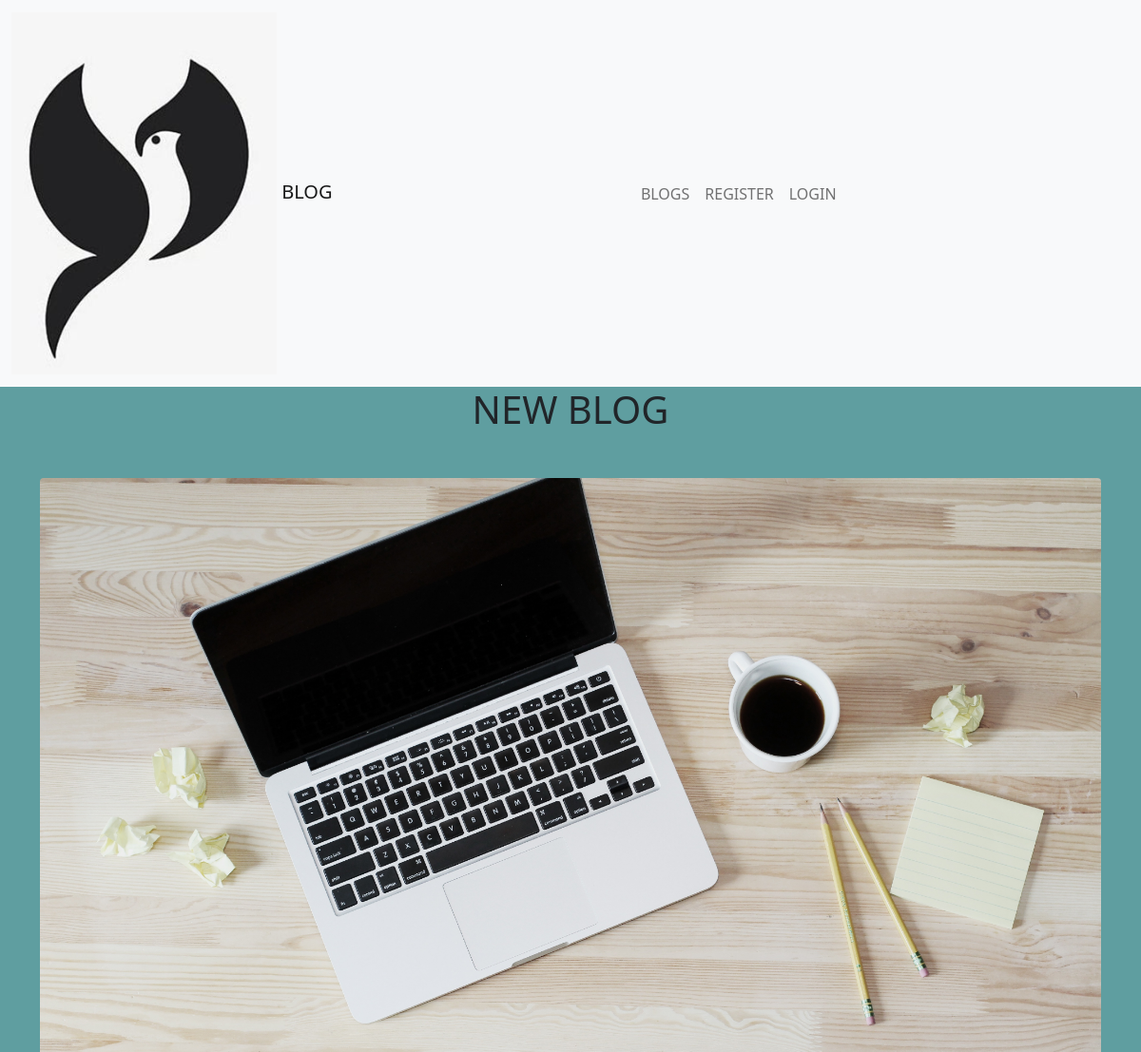
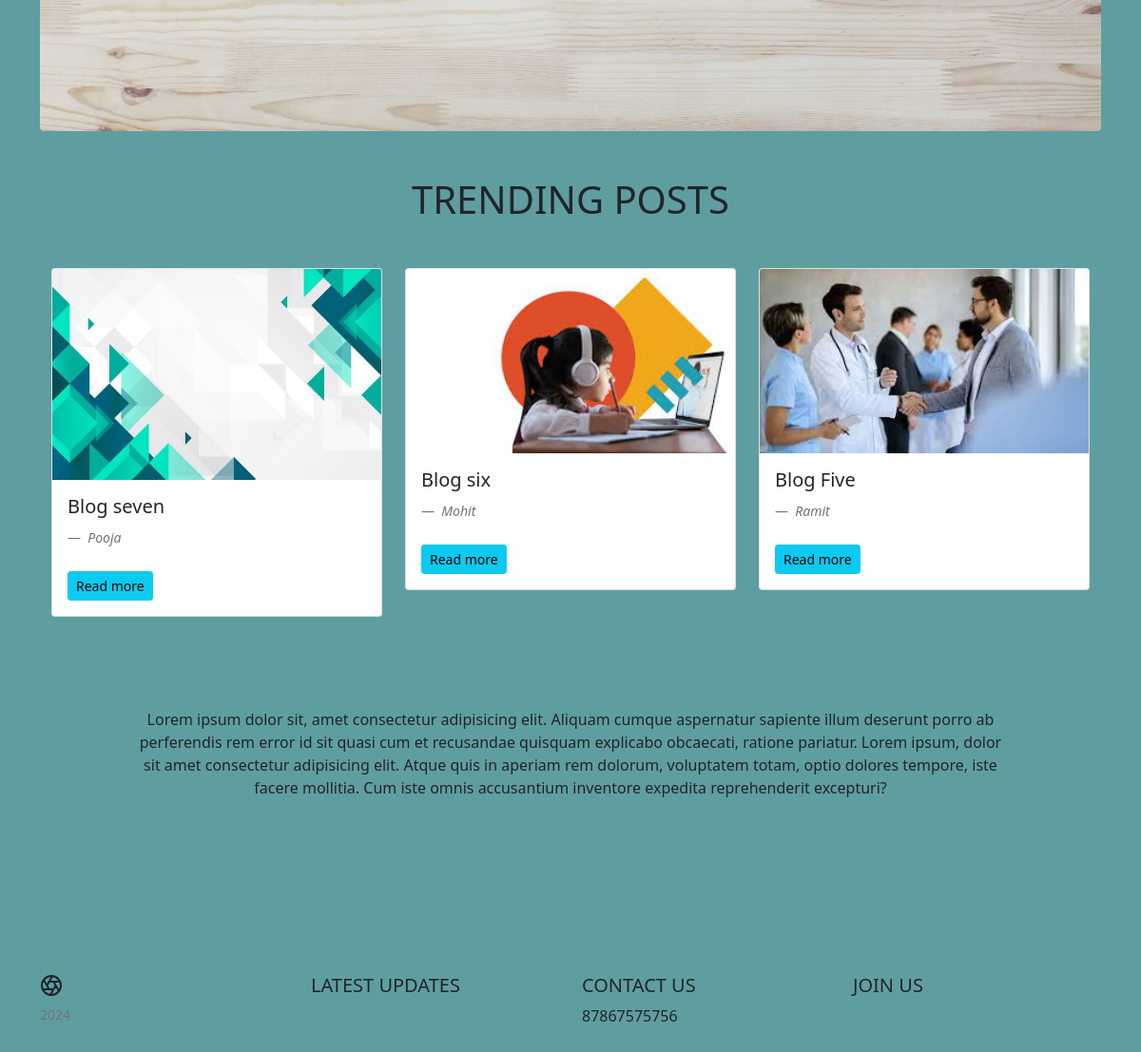
The page / on the database its author committed (2 pictures, top to bottom).
### blog/models.py (models this page shows, shortened)
class Blog(models.Model):
    title = models.CharField(max_length = 120)
    author = models.ForeignKey(Author,on_delete=models.CASCADE)
    desc = models.TextField()
    date = models.DateTimeField(default=datetime.now(), blank=True)

class Author(models.Model):
    name = models.CharField(max_length = 120)
    display_pic = models.ImageField(upload_to="images")
    email = models.CharField(max_length=200,null=True,blank=True,validators=[validae_authorMail])
    contact_no = models.CharField(max_length=200,null=True,blank=True,validators=[validate_mobile_number])
    def __str__(self):
        return self.name

### pages/views.py (the view)
# urls.py: 2. Add a URL to urlpatterns:  path('', views.home, name='home')
def home(request):
    blog = Blog.objects.order_by('-id')[:3]
    context = {'blogs':blog}
    return render(request,'pages/home.html',context)

### templates/pages/home.html (shortened to what this page needs)
{% extends 'base.html' %}
{% load static %}
{% block body %}
<div class="container mx-auto  ">
    <div class=" text-center">
        <div class="mb-5">
            <h1> NEW BLOG </h1>
        </div>
        <img class="img-fluid rounded" src="{% static 'images/one.jpg' %}" alt="">
    </div>
    <div class="text-center mt-5 mb-5">
        <h1> TRENDING POSTS </h1>
    </div>
    <div class="row mx-auto">
        {% for blog in blogs %}
          <div class="col-4">
              <div class="card">
                  <img src="{{blog.author.display_pic.url}}" class="card-img-top" alt="...">
                  <div class="card-body">
                    <h5 class="card-title">{{blog.title}}</h5>
                    <small class="blockquote-footer"> <i>{{blog.author}}</i></small>
                    <br>
                    <br>
                  <a type="button" href="{% url 'blog_details' blog.id %}" class="btn btn-info btn-sm">Read more</a>
                  </div>
               </div>
           </div>
           {% endfor %}
        </div>
    <div class="m-5 p-5">
        <p class="text-center text-justify">Lorem ipsum dolor sit, amet consectetur adipisicing elit. Aliquam cumque
            aspernatur sapiente illum deserunt porro ab perferendis rem error id sit quasi cum et recusandae quisquam
            explicabo obcaecati, ratione pariatur. Lorem ipsum, dolor sit amet consectetur adipisicing elit. Atque quis
            in aperiam rem dolorum, voluptatem totam, optio dolores tempore, iste facere mollitia. Cum iste omnis
            accusantium inventore expedita reprehenderit excepturi?</p>
    </div>
</div>
<br>
{% endblock %}

### rows shown on the page
Blog: author.display_pic (picture), title "Blog seven", author "Pooja"
Blog: author.display_pic (picture), title "Blog six", author "Mohit"
Blog: author.display_pic (picture), title "Blog Five", author "Ramit"
